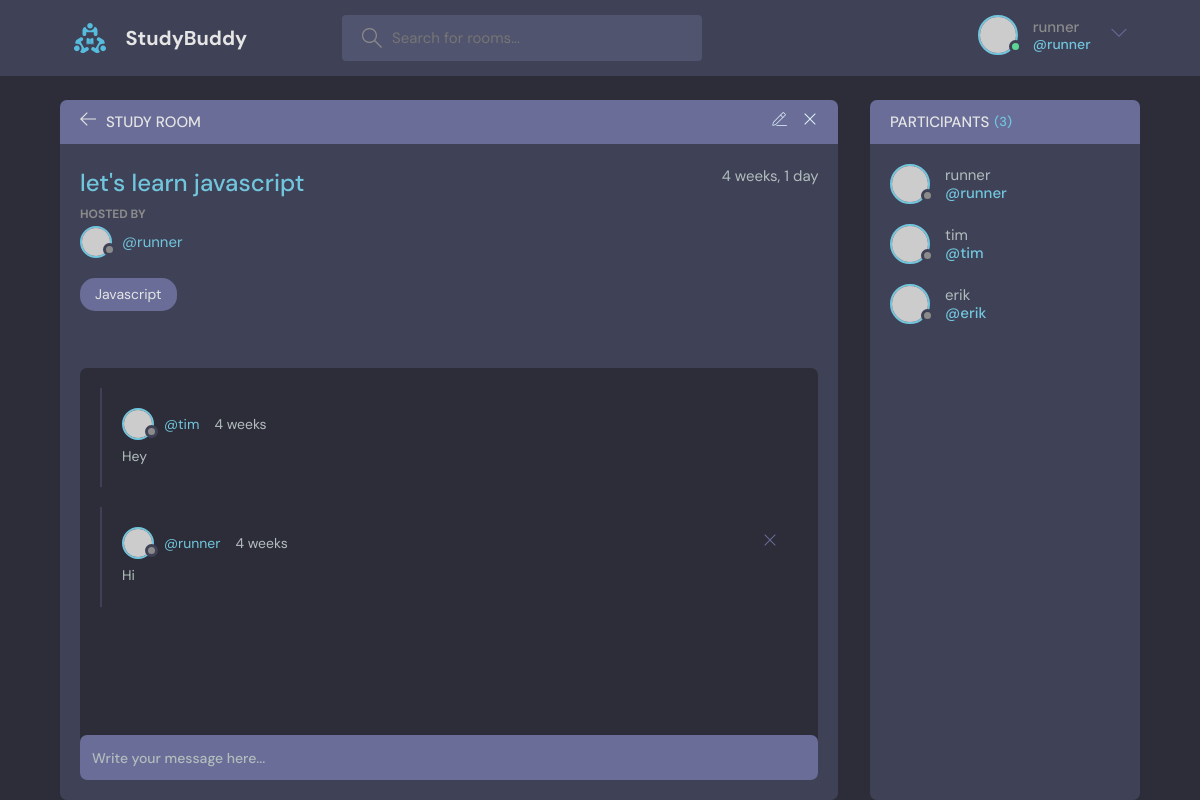
Screenshot of /room/1/ (signed in) with the database file from the repository.
### base/models.py (models this page shows, shortened)
class Room(models.Model):
    host = models.ForeignKey(User, on_delete=models.SET_NULL, null=True)
    topic = models.ForeignKey(Topic, on_delete=models.SET_NULL, null=True)
    name = models.CharField(max_length=200)
    description = models.TextField(null=True, blank=True)
    participants = models.ManyToManyField(User,
                                          related_name='participants',
                                          blank=True)
    updated = models.DateTimeField(auto_now=True)
    created = models.DateTimeField(auto_now_add=True)
    class Meta:
        ordering = ['-updated', '-created']

class Topic(models.Model):
    name = models.CharField(max_length=200)

class Message(models.Model):
    user = models.ForeignKey(User, on_delete=models.CASCADE)
    room = models.ForeignKey(Room, on_delete=models.CASCADE)
    body = models.TextField()
    updated = models.DateTimeField(auto_now=True)
    created = models.DateTimeField(auto_now_add=True)
    class Meta:
        ordering = ['-updated', '-created']

### base/views.py (the view)
# urls.py: path('room/<str:pk>/', views.room, name='room'),
def room(request, pk):
    room = Room.objects.get(id=pk)
    room_messages = room.message_set.all()
    participants = room.participants.all()
    if request.method == "POST":
        message = Message.objects.create(user=request.user,
                                         room=room,
                                         body=request.POST.get('body'))
        room.participants.add(request.user)
        return redirect('room', pk=room.id)
    context = {
        'room': room,
        'room_messages': room_messages,
        'participants': participants
    }
    return render(request, "base/room.html", context)

### base/templates/base/room.html (shortened to what this page needs)
{% extends 'main.html' %}
{% block content %}
<main class="profile-page layout layout--2">
  <div class="container">
    <div class="room">
      <div class="room__top">
        <div class="room__topLeft">
          <a href="{% url 'home' %}">
            <svg version="1.1" xmlns="http://www.w3.org/2000/svg" width="32" height="32" viewBox="0 0 32 32">
              <title>arrow-left</title>
              <path
                d="M13.723 2.286l-13.723 13.714 13.719 13.714 1.616-1.611-10.96-10.96h27.625v-2.286h-27.625l10.965-10.965-1.616-1.607z"
              ></path>
            </svg>
          </a>
          <h3>Study Room</h3>
        </div>
        {% if room.host == request.user %}
        <div class="room__topRight">
          <a href="{% url 'update-room' room.id %}">
          </a>
          <a href="{% url 'delete-room' room.id %}">
            <svg version="1.1" xmlns="http://www.w3.org/2000/svg" width="32" height="32" viewBox="0 0 32 32">
              <title>remove</title>
              <path
                d="M27.314 6.019l-1.333-1.333-9.98 9.981-9.981-9.981-1.333 1.333 9.981 9.981-9.981 9.98 1.333 1.333 9.981-9.98 9.98 9.98 1.333-1.333-9.98-9.98 9.98-9.981z"
              ></path>
            </svg>
          </a>
        </div>
        {% endif %}
      </div>
      <div class="room__box scroll">
        <div class="room__header scroll">
          <div class="room__info">
            <h3>{{room.name}}</h3>
            <span>{{room.created|timesince}}</span>
          </div>
          <div class="room__hosted">
            <p>Hosted By</p>
            <a href="{% url 'user-profile' room.host.id %}" class="room__author">
              <div class="avatar avatar--small">
                <img src="https://randomuser.me/api/portraits/men/37.jpg" />
              </div>
              <span>@{{room.host.username}}</span>
            </a>
          </div>
          <span class="room__topics">{{room.topic.name}}</span>
        </div>
        <div class="room__conversation">
          <div class="threads scroll">
            {% for message in room_messages %}
            <div class="thread">
              <div class="thread__top">
                <div class="thread__author">
                  <a href="{% url 'user-profile' message.user.id %}" class="thread__authorInfo">
                    <div class="avatar avatar--small">
                      <img src="https://randomuser.me/api/portraits/men/37.jpg" />
                    </div>
                    <span>@{{message.user.username}}</span>
                  </a>
                  <span class="thread__date">{{message.created|timesince}}</span>
                </div>
                {% if request.user == message.user %}
                <a href="{% url 'delete-message' message.id %}">
                <div class="thread__delete">
                  <svg version="1.1" xmlns="http://www.w3.org/2000/svg" width="32" height="32" viewBox="0 0 32 32">
                    <title>remove</title>
                    <path
                      d="M27.314 6.019l-1.333-1.333-9.98 9.981-9.981-9.981-1.333 1.333 9.981 9.981-9.981 9.98 1.333 1.333 9.981-9.98 9.98 9.98 1.333-1.333-9.98-9.98 9.98-9.981z"
                    ></path>
                  </svg>
                </div>
                </a>
                {% endif %}
              </div>
              <div class="thread__details">
                {{message.body}}
              </div>
            </div>
            {% endfor %}
          </div>
        </div>
      </div>
      <div class="room__message">
        <form action="" method="post">{% csrf_token %}<input name="body" placeholder="Write your message here..." /></form>
      </div>
    </div>
    <div class="participants">
      <h3 class="participants__top">Participants <span>({{participants.count}})</span></h3>
      <div class="participants__list scroll">
        {% for user in participants %}
        <a href="{% url 'user-profile' user.id %}" class="participant">
          <div class="avatar avatar--medium">
            <img src="https://randomuser.me/api/portraits/men/37.jpg" />
          </div>
          <p>
            {{user.username}}
            <span>@{{user.username}}</span>
          </p>
        </a>
        {% endfor %}
      </div>
    </div>
  </div>
</main>
{% endblock %}

### templates/navbar.html (shortened to what this page needs)
{% load static %}
<header class="header header--loggedIn">
  <div class="container">
    <a href="{% url 'home' %}" class="header__logo">
      <img src="{% static 'images/logo.svg' %}" />
      <h1>StudyBuddy</h1>
    </a>
    <form class="header__search" method='GET' action="{% url 'home' %}">
      <label>
        <input name="q" placeholder="Search for rooms..." />
      </label>
    </form>
    <nav class="header__menu">
      {% if request.user.is_authenticated %}
      <div class="header__user">
        <a href="{% url 'user-profile' request.user.id %}">
          <div class="avatar avatar--medium active">
            <img src="https://randomuser.me/api/portraits/men/37.jpg" />
          </div>
          <p>{{request.user.username}}<span>@{{request.user.username}}</span></p>
        </a>
        <button class="dropdown-button">
          <svg version="1.1" xmlns="http://www.w3.org/2000/svg" width="32" height="32" viewBox="0 0 32 32">
            <title>chevron-down</title>
            <path d="M16 21l-13-13h-3l16 16 16-16h-3l-13 13z"></path>
          </svg>
        </button>
      </div>
      {% else %}
      <a href="{% url 'login' %}">
        <img src="{% static 'images/avatar.svg' %}" />
        <p>Login</p>
      </a>
      {% endif %}
    </nav>
  </div>
</header>

### rows the page displays
Room: name "let's learn javascript", created "4 weeks, 1 day", host.username "runner", topic.name "Javascript"
Message: user.username "tim", created "4 weeks", body "Hey"
Message: user.username "runner", created "4 weeks", body "Hi"

### other values shown
{{ request.user.username }} "runner"
{{ participants.count }} "3"
{{ user.username }} "runner"
{{ user.username }} "tim"
{{ user.username }} "erik"
